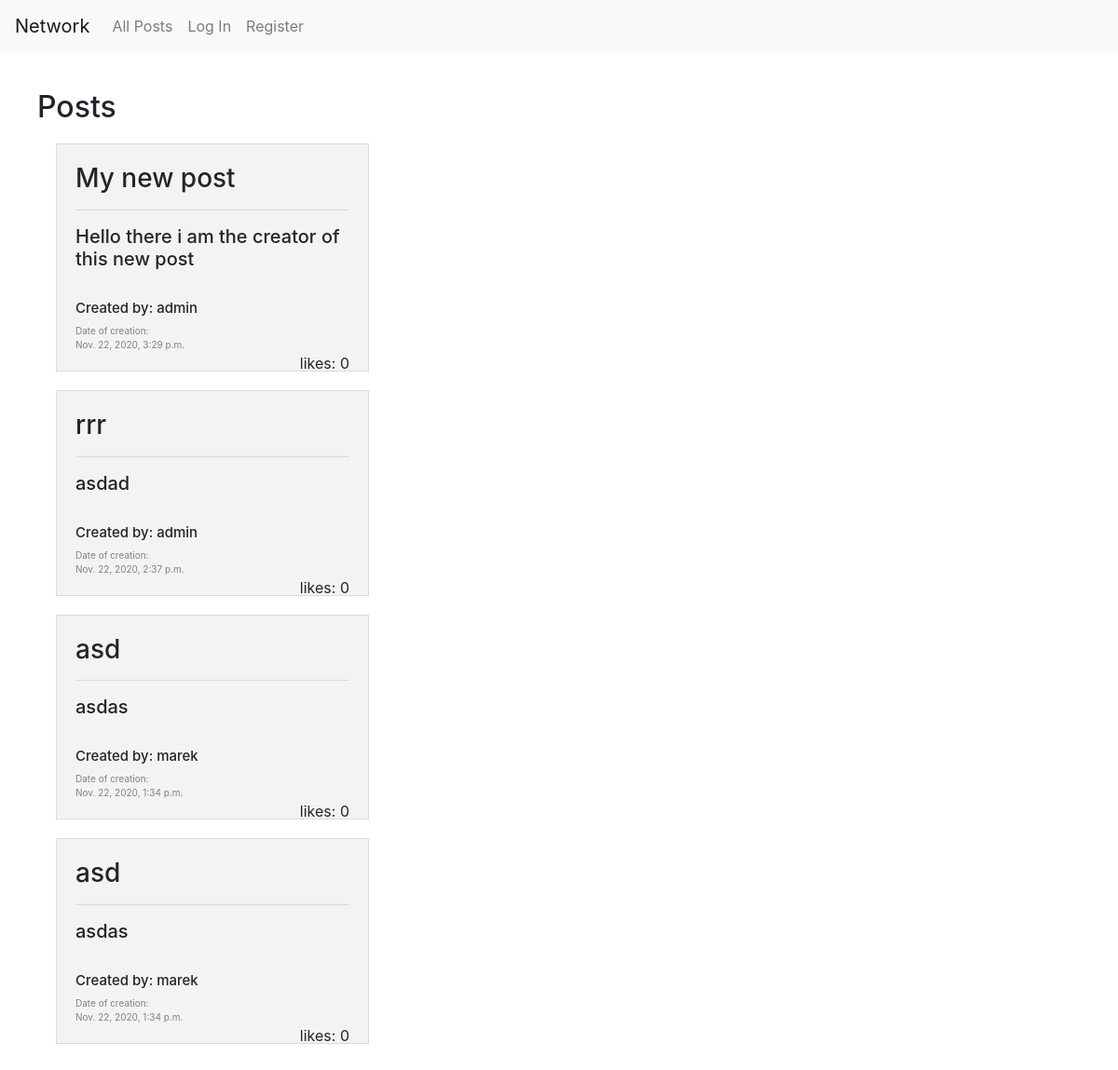
The app's page /postsList, older data.
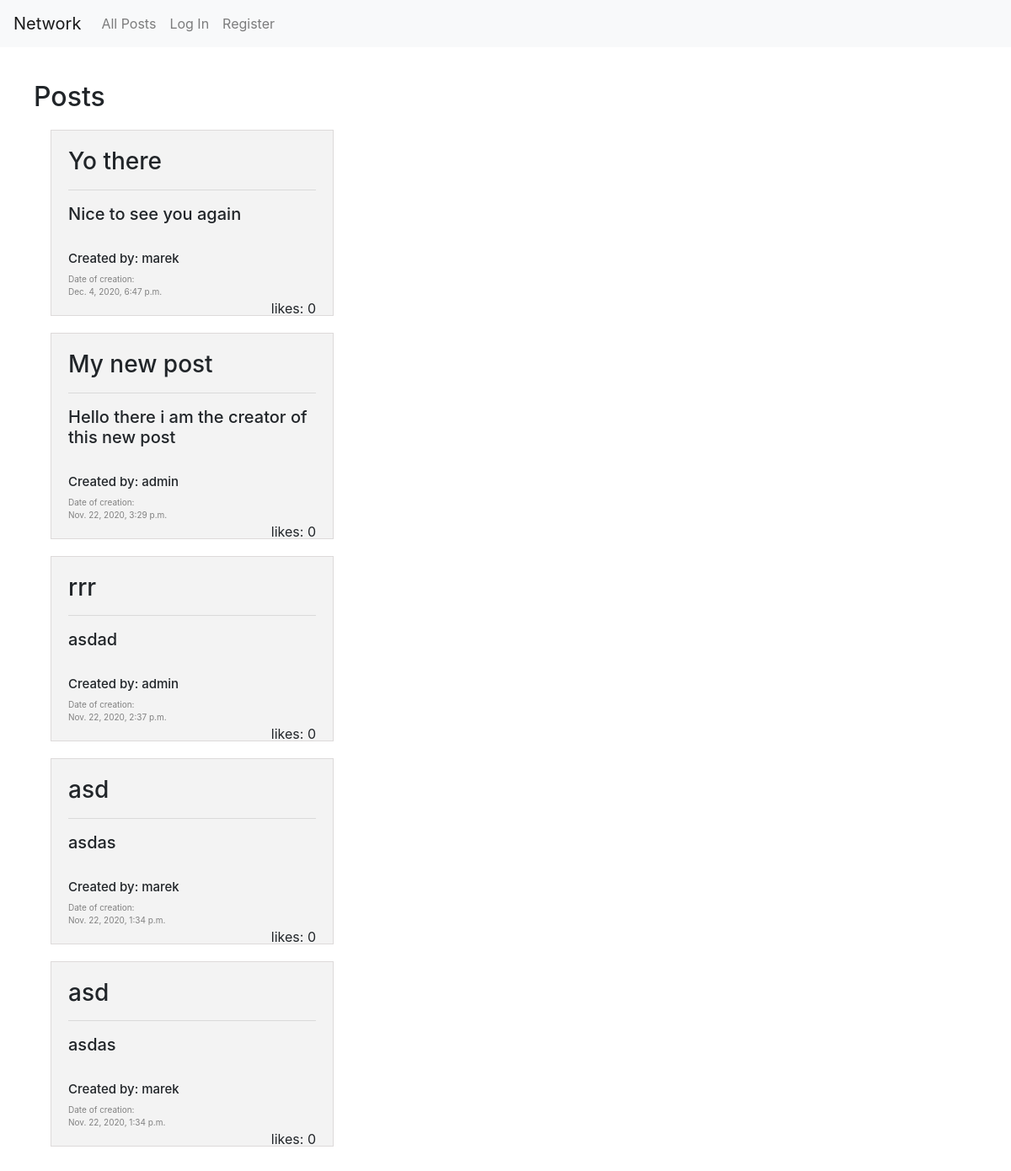
The same page, newer data.
### network/models.py (models this page shows, shortened)
class Post(models.Model):
    title = models.CharField(max_length=64)
    text = models.TextField()
    likes = models.IntegerField()
    creation_date = models.DateTimeField()
    author = models.ForeignKey(User, on_delete=models.CASCADE, blank=True, related_name="author")

class User(AbstractUser):
    followers = models.IntegerField()
    following = models.IntegerField()

### network/views.py (the view)
# urls.py: path("postsList", views.postsList, name="postsList"),
def postsList(request):
    posts_list = Post.objects.all().order_by('-creation_date')
    return render(request, "network/posts.html",{
        "posts_list" : posts_list,
    })

### network/templates/network/posts.html
{% extends "network/layout.html" %}
{% load static %}
{% block post %}
<div class="posts-container">
    <h2>Posts</h2>
    {% for post in posts_list %}
        <div class="post">
            <h3>{{post.title}}</h3>
            <hr>
            <h5>{{post.text}}</h5>
            <br>
            <h5 style="font-size: 15px;">Created by: {{post.author}}</h5>
            <div class="date">
                Date of creation: <br>
                {{post.creation_date}}
            </div>
            <div class="likes">
                likes: {{post.likes}}
            </div>
        </div>
    {% endfor %}
</div>
{% endblock %}

Row changes from the older to the newer data that the page shows:
added Post: title "Yo there", text "Nice to see you again", author "marek", creation_date "Dec. 4, 2020, 6:47 p.m.", likes "0"
